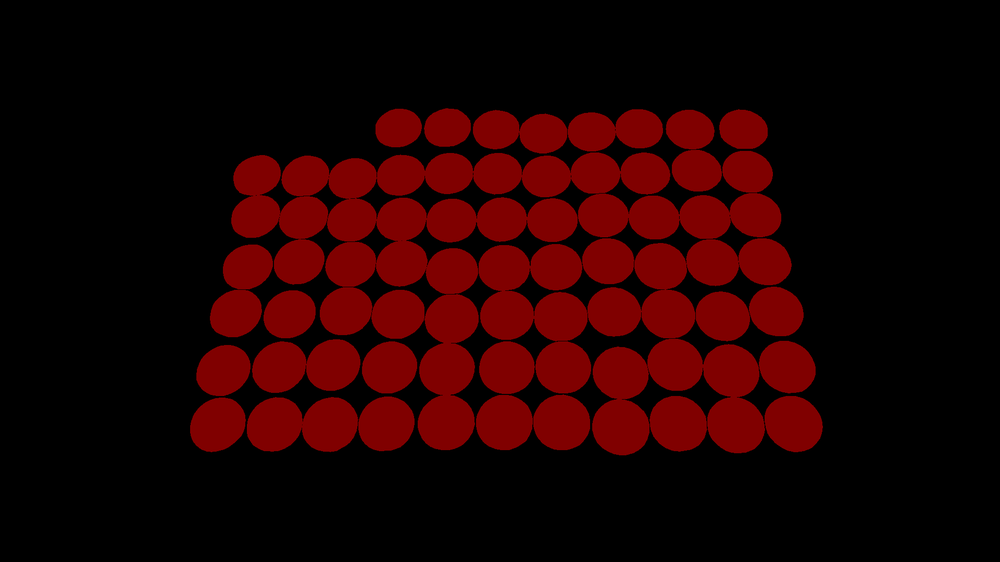
#> input picture detection/pins_tracking/v1/segmentation/dataset/label/f_3439_229266.67_229.27.png, 1000 x 562 px, shrunk from 1920 x 1080 before the run
$ python colorMapsToMasks.py
#> lines starting #> are read from the running program, lines starting #| are printed output that depends on the picture; after the words box and inside, x2 and y2 are one past the last pixel; in counts of white or black regions, pixels touching at a corner belong together
import cv2
import numpy as np
import os
import csv


def readColorMap(colorMapFile):
    with open(colorMapFile, 'rt', newline='') as txt:
        for labelId, (labelName, colorStr) in enumerate(csv.reader(txt, delimiter=':')):
            rgbColor = np.fromstring(colorStr, np.uint8, sep=',')
            bgrColor = rgbColor[[2, 1, 0]]
            yield labelId, labelName, rgbColor, bgrColor


def colorLabel2labelIdImage(colorLabelImage, colorMap):
    labelIdImage = np.zeros(colorLabelImage.shape[:2], np.uint8)
    for labelId, labelName, colorRgb, colorBgr in colorMap:
        mask = cv2.inRange(colorLabelImage, colorBgr, colorBgr)
        np.place(labelIdImage, mask, labelId)
    return labelIdImage


def enumerateColorMapsPngs(dir):
    _, _, filenames = next(os.walk(dir))
    return [file for file in filenames if file.endswith('.png') and not file.endswith('_mask.png')]


def main():
    labelDir = 'label'
    colorMap = list(readColorMap(f'{labelDir}/colormap.txt'))
    # pinOnlyColorMap = [
    #     (0, 'background', np.uint8([0, 0, 0]), np.uint8([0, 0, 0])),
    #     (255, 'pin', np.uint8([128, 0, 0]), np.uint8([0, 0, 128]))
    # ]
    # solderOnlyColorMap = [
    #     (0, 'background', np.uint8([0, 0, 0]), np.uint8([0, 0, 0])),
    #     (255, 'pin_w_solder', np.uint8([0, 128, 0]), np.uint8([0, 128, 0]))
    # ]
    # colorMaps = enumerateColorMapsPngs(labelDir)
    colorMaps = ['f_3439_229266.67_229.27.png',
                 'f_3975_265000.00_265.00.png',
                 'f_4446_296400.00_296.40.png',
                 'f_4765_317666.67_317.67.png']
    for pngFile in colorMaps:
        print(pngFile)
        colorLabelsImage = cv2.imread(os.path.join(labelDir, pngFile))
#> colorLabelsImage is the input picture: shape (562, 1000, 3); mean B, G, R 0, 0, 32.7

        idImage = colorLabel2labelIdImage(colorLabelsImage, colorMap)
#> the loop in colorLabel2labelIdImage, `for labelId, labelName, colorRgb, colorBgr in colorMap:` made 6 passes
#> pass 1, in colorLabel2labelIdImage, `mask = cv2.inRange(colorLabelImage, colorBgr, colorBgr)`:
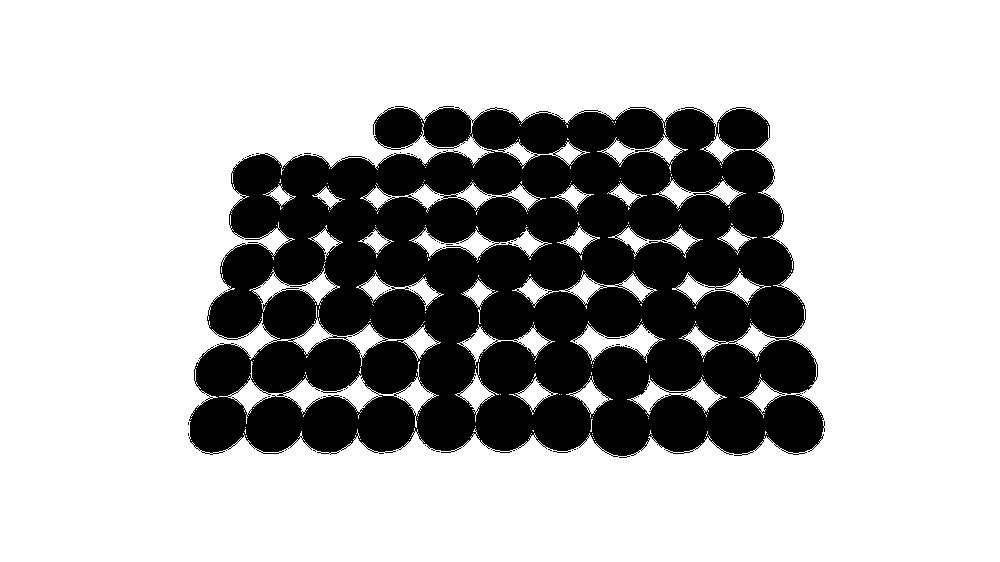
#> mask: shape (562, 1000); 72.1% white; 60 black regions (59 under 20 px), largest, box (x1, y1, x2, y2) and area: (189, 106, 825, 458) 156924
#> pass 2, in colorLabel2labelIdImage, `mask = cv2.inRange(colorLabelImage, colorBgr, colorBgr)`:
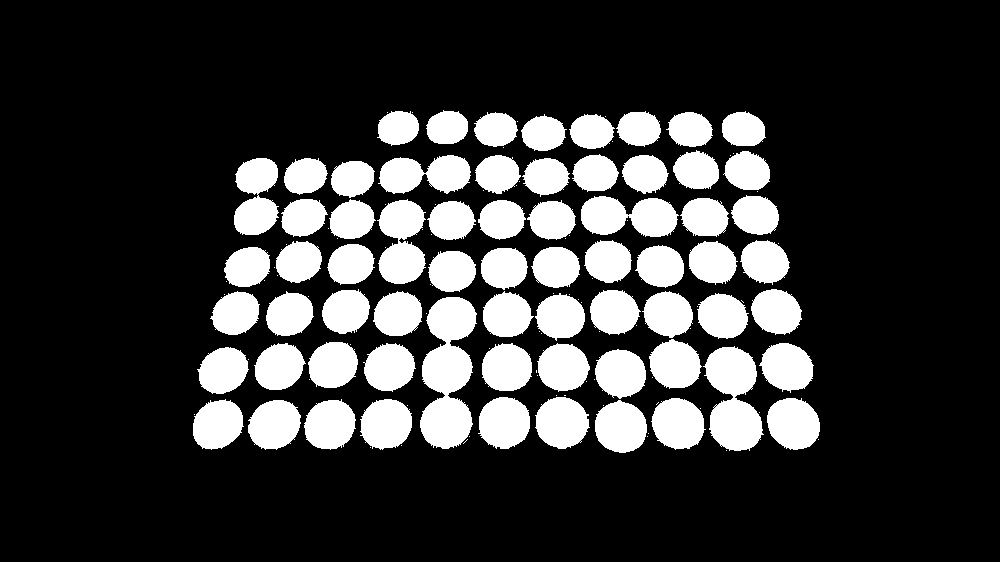
#> mask: shape (562, 1000); 21.2% white; 136 white regions (69 under 20 px), largest, box (x1, y1, x2, y2) and area: (420, 297, 477, 449) 5789, (703, 346, 764, 451) 4151, (377, 199, 426, 284) 2928
        maskFile = 'multi_class_masks/' + pngFile
        cv2.imwrite(maskFile, idImage)
#> pass 2 of the loop in main, `for pngFile in colorMaps:`:
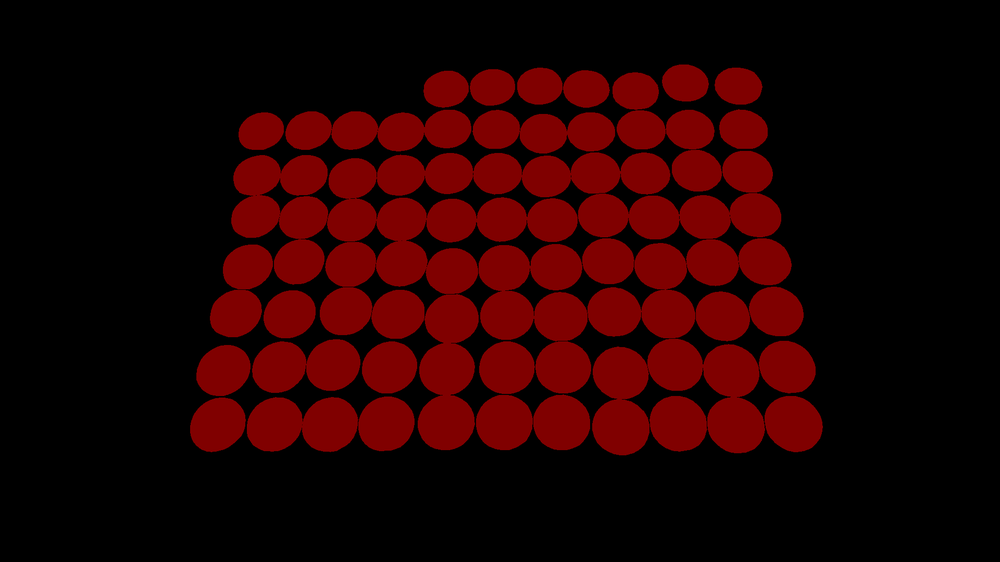
#> input picture detection/pins_tracking/v1/segmentation/dataset/label/f_3975_265000.00_265.00.png, 1000 x 562 px, shrunk from 1920 x 1080 before the run
#> in main, colorLabelsImage is the input picture: shape (562, 1000, 3); mean B, G, R 0, 0, 35.9
#> the loop in colorLabel2labelIdImage (call 2), `for labelId, labelName, colorRgb, colorBgr in colorMap:` made 6 passes
#> pass 1, in colorLabel2labelIdImage (call 2), `mask = cv2.inRange(colorLabelImage, colorBgr, colorBgr)`:
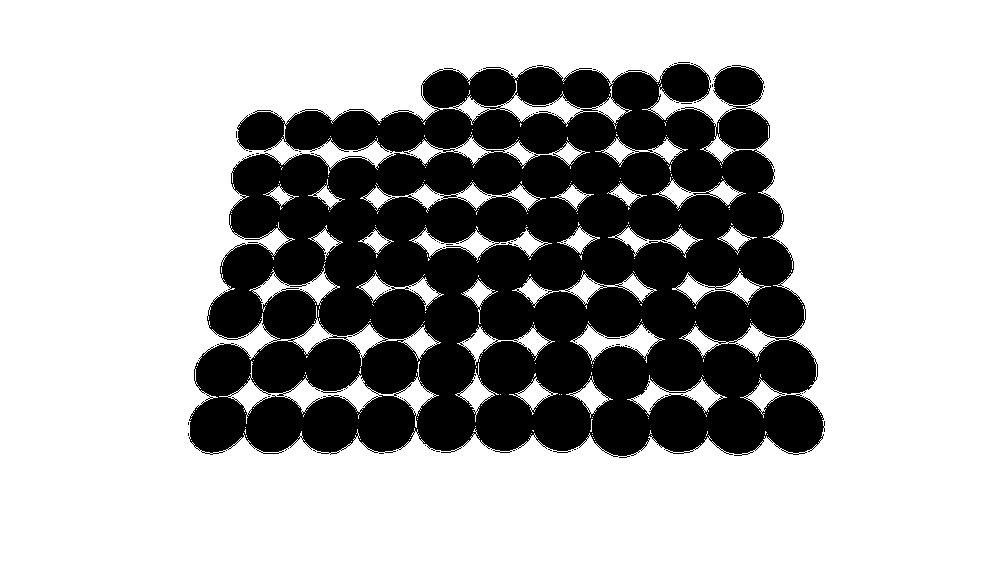
#> mask: shape (562, 1000); 69.3% white; 77 black regions (76 under 20 px), largest, box (x1, y1, x2, y2) and area: (189, 63, 825, 458) 172181
#> pass 2, in colorLabel2labelIdImage (call 2), `mask = cv2.inRange(colorLabelImage, colorBgr, colorBgr)`:
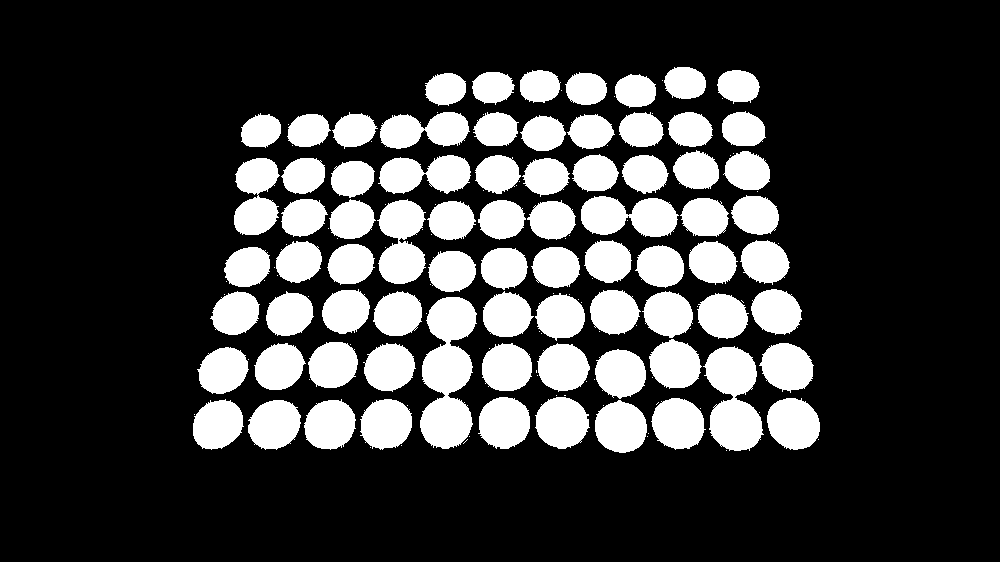
#> mask: shape (562, 1000); 23.1% white; 150 white regions (74 under 20 px), largest, box (x1, y1, x2, y2) and area: (420, 297, 477, 449) 5789, (703, 346, 764, 451) 4151, (377, 199, 426, 284) 2928
#> pass 3 of the loop in main, `for pngFile in colorMaps:`:
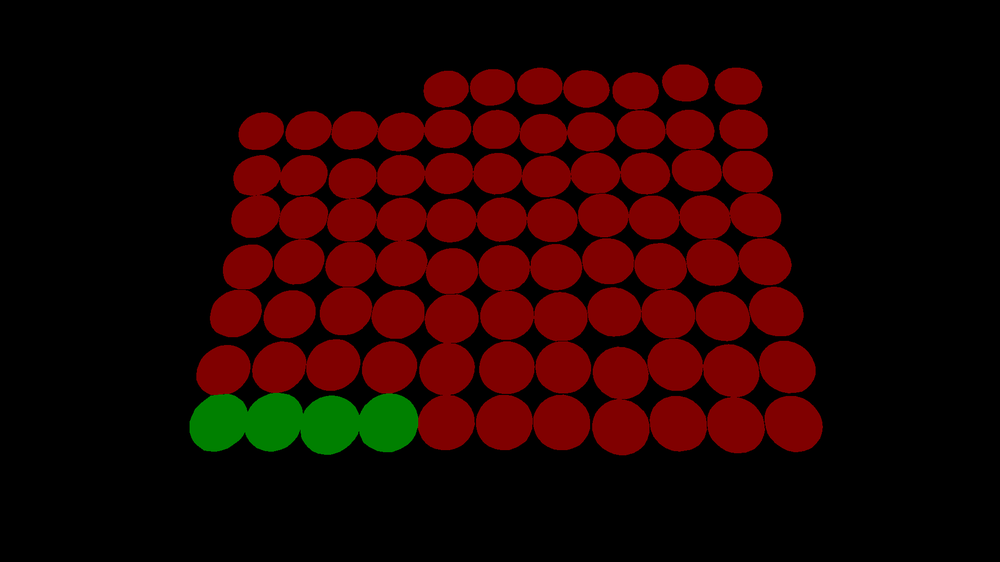
#> input picture detection/pins_tracking/v1/segmentation/dataset/label/f_4446_296400.00_296.40.png, 1000 x 562 px, shrunk from 1920 x 1080 before the run
#> in main, colorLabelsImage is the input picture: shape (562, 1000, 3); mean B, G, R 0, 2.5, 33.7
#> the loop in colorLabel2labelIdImage (call 3), `for labelId, labelName, colorRgb, colorBgr in colorMap:` made 6 passes
#> pass 1, in colorLabel2labelIdImage (call 3), `mask = cv2.inRange(colorLabelImage, colorBgr, colorBgr)`:
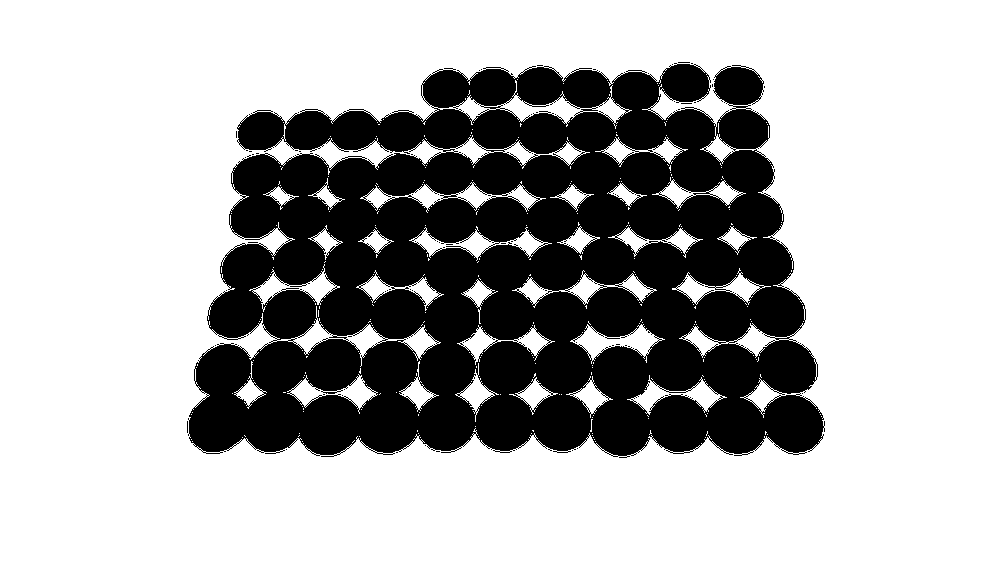
#> mask: shape (562, 1000); 69.1% white; 73 black regions (72 under 20 px), largest, box (x1, y1, x2, y2) and area: (188, 63, 825, 458) 173307
#> after the loop in colorLabel2labelIdImage (call 3), `for labelId, labelName, colorRgb, colorBgr in colorMap:`:
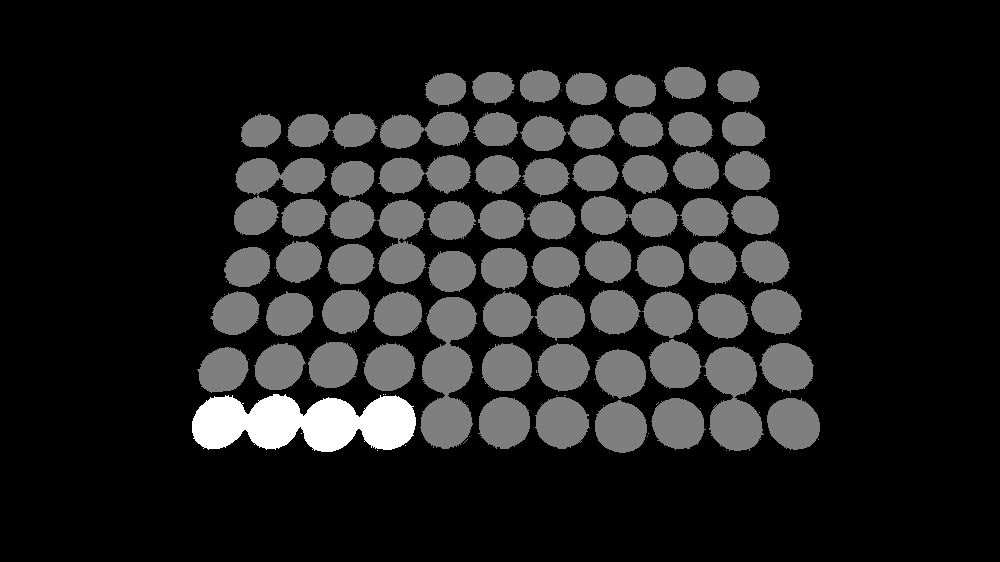
#> labelIdImage: shape (562, 1000); min 0, max 2, mean 0.25; drawn with min black and max white
#> the loop made 4 passes; the first 3 are shown

        # [9 lines of commented-out code are left out]


main()
